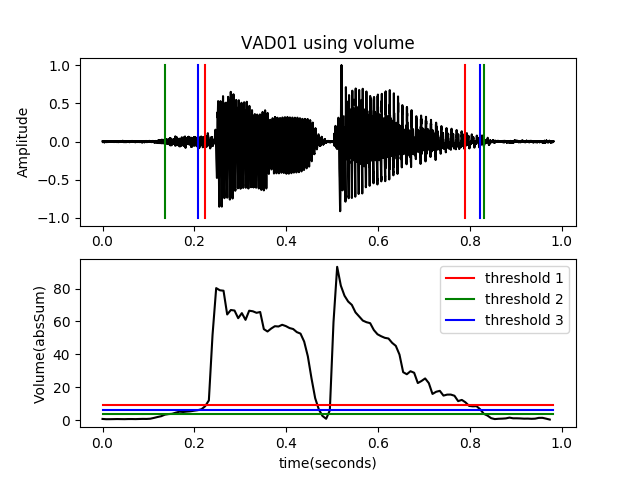

Here is the Python script that generated this plot:
import wave
import numpy as np
import matplotlib.pyplot as plt
import Volume as vp

def findIndex(vol,thres):
    l = len(vol)
    ii = 0
    index = np.zeros(4,dtype=np.int16)
    for i in range(l-1):
        if((vol[i]-thres)*(vol[i+1]-thres)<0):
            index[ii]=i
            ii = ii+1
    return index[[0,-1]]

fw = wave.open('../sounds/sunday.wav','r')
params = fw.getparams()
nchannels, sampwidth, framerate, nframes = params[:4]
strData = fw.readframes(nframes)
waveData = np.fromstring(strData, dtype=np.int16)
waveData = waveData*1.0/max(abs(waveData))  # normalization
fw.close()

frameSize = 256
overLap = 128
vol = vp.calVolume(waveData,frameSize,overLap)
threshold1 = max(vol)*0.10
threshold2 = min(vol)*10.0
threshold3 = max(vol)*0.05+min(vol)*5.0

time = np.arange(0,nframes) * (1.0/framerate)
vols = np.arange(0,len(vol)) * (nframes*1.0/len(vol)/framerate)
index1 = findIndex(vol,threshold1)*(nframes*1.0/len(vol)/framerate)
index2 = findIndex(vol,threshold2)*(nframes*1.0/len(vol)/framerate)
index3 = findIndex(vol,threshold3)*(nframes*1.0/len(vol)/framerate)
end = nframes * (1.0/framerate)

plt.subplot(211)
plt.title("VAD01 using volume")
plt.plot(time,waveData,color="black")
plt.plot([index1,index1],[-1,1],'-r')
plt.plot([index2,index2],[-1,1],'-g')
plt.plot([index3,index3],[-1,1],'-b')
plt.ylabel('Amplitude')

plt.subplot(212)
plt.plot(vols,vol,color="black")
plt.plot([0,end],[threshold1,threshold1],'-r', label="threshold 1")
plt.plot([0,end],[threshold2,threshold2],'-g', label="threshold 2")
plt.plot([0,end],[threshold3,threshold3],'-b', label="threshold 3")
plt.legend()
plt.ylabel('Volume(absSum)')
plt.xlabel('time(seconds)')
plt.savefig("VAD01")
plt.show()
